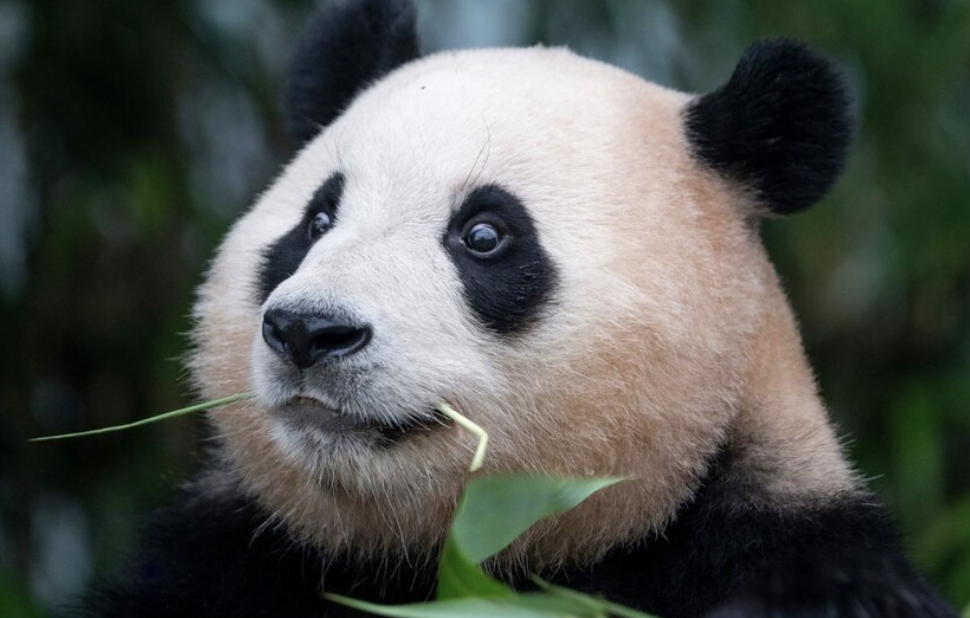
#> input picture AI/bao.png, 970 x 618 px
$ python GrayBinary.py
#> lines starting #> are read from the running program, lines starting #| are printed output that depends on the picture; after the words box and inside, x2 and y2 are one past the last pixel; in counts of white or black regions, pixels touching at a corner belong together
import cv2
import numpy as np

image = cv2.imread('bao.png')
#> image is the input picture: shape (618, 970, 3); mean B, G, R 80.4, 84.8, 81.3

height, width, _ = image.shape
#> height = 618; width = 970

gray_iamge = np.zeros((height,width), dtype = np.uint8)

for y in range(0, height):

    for x in range(0, width):

        blue, green, red = image[y, x]
        gray_value = int(0.2989 * red + 0.5870 * green + 0.1140 * blue)

        if gray_value > 100:
            gray_iamge[y, x] = 255
        else:
            gray_iamge[y, x] = 0
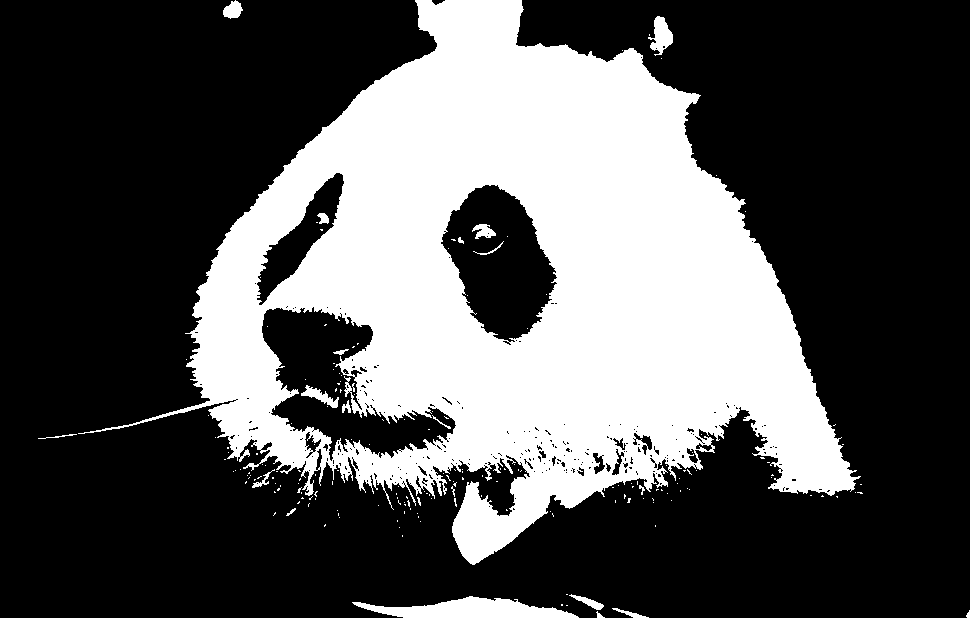
#> gray_iamge: shape (618, 970); 33.1% white; 188 white regions (168 under 20 px), largest, box (x1, y1, x2, y2) and area: (78, 0, 861, 565) 192828, (352, 596, 579, 618) 2840, (648, 16, 673, 56) 546

cv2.imwrite('bao.jpg', gray_iamge)
cv2.imshow('Gray Image', gray_iamge)

cv2.waitKey(0)
cv2.destroyAllWindows
